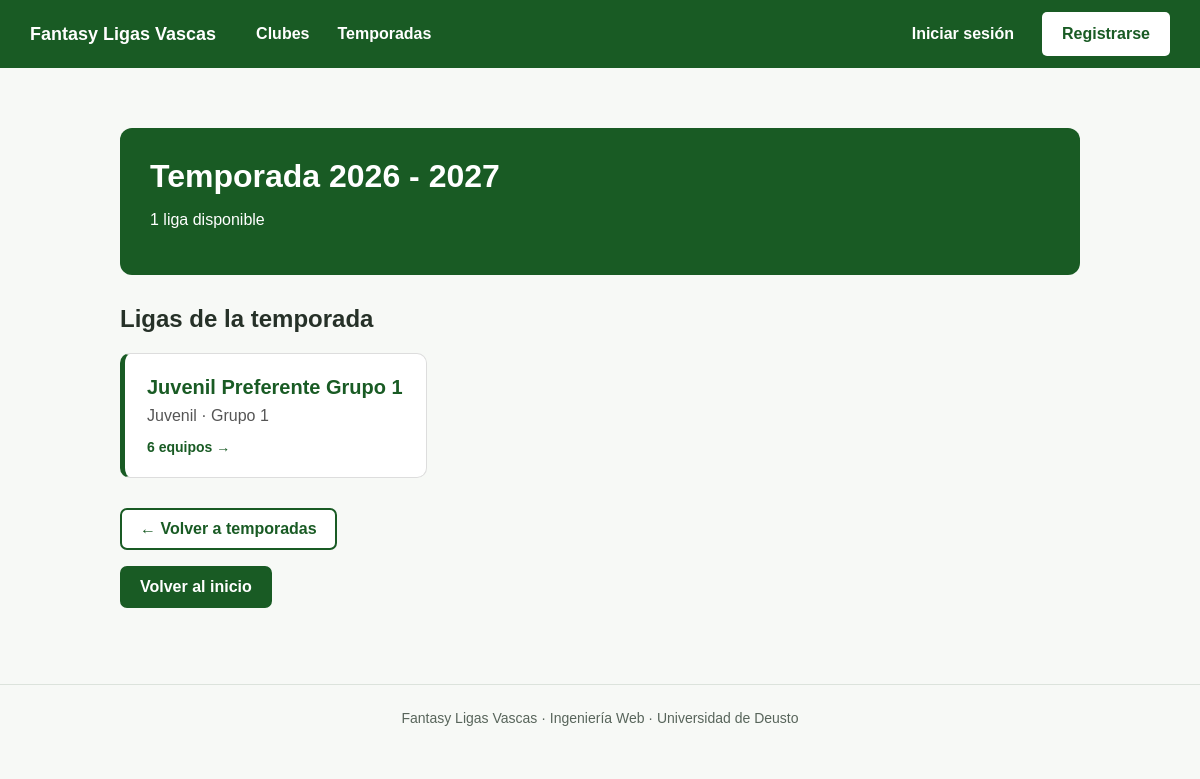
The page /temporadas/1/ on the database its author committed.
### fantasy/models.py (models this page shows, shortened)
class Temporada(models.Model):
    fecha_inicio = models.DateField(blank=True, null=True)
    fecha_fin = models.DateField(blank=True, null=True)
    class Meta: # Para visualizar el nombre en singular y plural del modelo en ADMIN
        verbose_name = "Temporada"
        verbose_name_plural = "Temporadas"
    def __str__(self):
        return f"{self.fecha_inicio.year} - {self.fecha_fin.year}"

class Liga(models.Model):
    temporada = models.ForeignKey(Temporada, on_delete=models.CASCADE, related_name="ligas",null=True,blank=True)
    nombre = models.CharField(max_length=100)
    categoria=models.CharField(max_length=100)
    grupo=models.PositiveSmallIntegerField(null=True, blank=True)
    class Meta: # Para visualizar el nombre en singular y plural del modelo en ADMIN
            verbose_name = "Liga"
            verbose_name_plural = "Ligas"
            constraints = [ models.UniqueConstraint(
                fields=["temporada", "nombre"],
                name="liga_unica_por_temporada"
            ),
            ]

### fantasy/views.py (the view)
# urls.py: path("temporadas/<int:pk>/", views.detalle_temporada, name="detalle_temporada"),
def detalle_temporada(request,pk):
    temporada = get_object_or_404(Temporada,pk=pk)
    ligas = temporada.ligas.all()
    return render(request,"fantasy/temporadas/detalle_temporada.html",{"temporada":temporada,"ligas":ligas})

### fantasy/context_processors.py (called while the page is built, shortened)
def grupo_activo(request):
    if not request.user.is_authenticated:
        return {}

### fantasy/templates/fantasy/temporadas/detalle_temporada.html (shortened to what this page needs)
{% extends 'fantasy/base.html' %}
{% block content %}
<div class="temp-container">
    <div class="liga-portada">
        <h1>Temporada {{ temporada }}</h1>
        <p>{{ ligas|length }} liga{{ ligas|length|pluralize:"s" }} disponible{{ ligas|length|pluralize:"s" }}</p>
    </div>
    <section class="liga-section">
        <h2>Ligas de la temporada</h2>
        <div class="temp-grid">
            {% for liga in ligas %}
            <a href="{% url 'detalle_liga' liga.pk %}" class="temp-card">
                <span class="temp-card-titulo">{{ liga.nombre }}</span>
                <span class="temp-card-info">
                    {{ liga.categoria }}{% if liga.grupo %} · Grupo {{ liga.grupo }}{% endif %}
                </span>
                <span class="temp-card-extra">{{ liga.equipos.count }} equipos →</span>
            </a>
            {% empty %}
            <p>Esta temporada no tiene ligas.</p>
            {% endfor %}
        </div>
    </section>
    <p>
        <a href="{% url 'lista_temporadas' %}" class="boton boton-sec">← Volver a temporadas</a>
    </p>
    <p>
        <a href="{% url 'index' %}" class="boton">Volver al inicio</a>
    </p>
</div>
{% endblock %}

### static/css/style.css (style rules this page uses)
* { box-sizing: border-box; }
body { margin: 0; font-family: Arial, sans-serif; background-color: #f7f9f6; color: #263128; }
a { color: #195b24; }
.boton { display: inline-block; background: #195b24; color: white; border: 2px solid #195b24; padding: 12px 22px; border-radius: 5px; font-family: inherit; font-size: 16px; font-weight: bold; text-decoration: none; cursor: pointer; }
.boton-sec { background: white; color: #195b24; }
.liga-portada { width: 100%; box-sizing: border-box; padding: 30px; margin-bottom: 30px; border-radius: 12px; background: #195b24; color: white; }
.liga-portada h1 { color: white; margin: 0 0 10px; }
.liga-section { margin: 30px 0; }
.temp-container { width: calc(100% - 40px); max-width: 1000px; margin: 40px auto; padding: 20px; box-sizing: border-box; }
.temp-grid { display: grid; grid-template-columns: repeat(auto-fill, minmax(260px, 1fr)); gap: 20px; margin-top: 20px; }
.temp-card { display: flex; flex-direction: column; gap: 8px; padding: 22px; background: white; border: 1px solid #ddd; border-left: 5px solid #195b24; border-radius: 10px; text-decoration: none !important; color: inherit; transition: transform 0.15s, box-shadow 0.15s; }
.temp-card-titulo { font-size: 20px; font-weight: 700; color: #195b24; }
.temp-card-info { color: #555; }
.temp-card-extra { margin-top: 6px; font-size: 14px; font-weight: 700; color: #195b24; }
.temp-container .boton { display: inline-block; padding: 10px 18px; border-radius: 7px; text-decoration: none !important; }

### rows shown on the page
Temporada: fecha_inicio+fecha_fin "2026 - 2027"
Liga: nombre "Juvenil Preferente Grupo 1", categoria "Juvenil", grupo "1", equipos.count "6"

### other values the page prints
{{ ligas|length }} "1"
